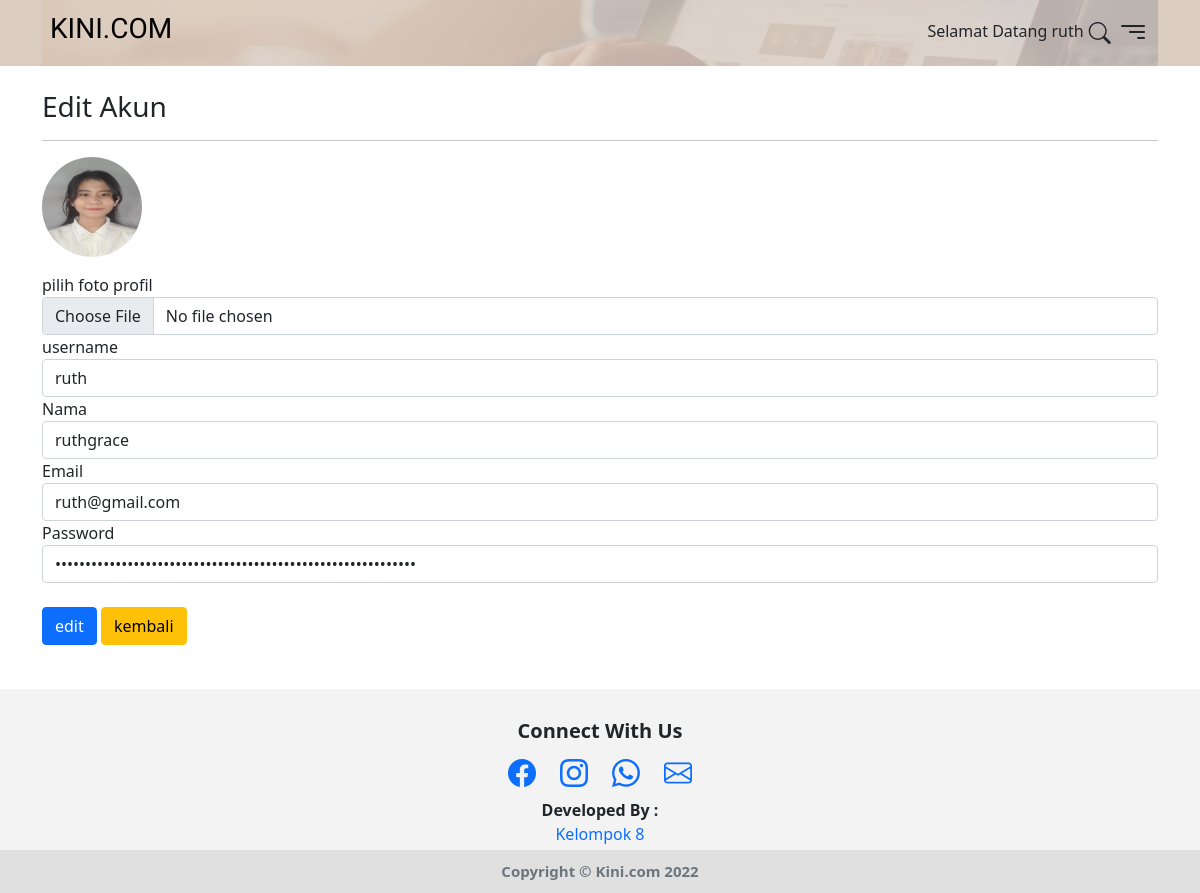
Page /?p=profiluser (signed in) on the committed database.
### tables this page shows
CREATE TABLE `user` (
  `id` int(11) NOT NULL,
  `username` varchar(50) NOT NULL,
  `nama` varchar(50) NOT NULL,
  `email` varchar(50) NOT NULL,
  `password` varchar(255) NOT NULL,
  `level` int(11) NOT NULL,
  `tanggalbuat` timestamp NOT NULL DEFAULT current_timestamp(),
  `profil` varchar(255) NOT NULL
);

### function.php (called while the page is built, shortened)
<?php
$koneksi = mysqli_connect('localhost', 'root', '', 'tubes');
function tampilkan($query)
{
    global $koneksi;
    $hasil = mysqli_query($koneksi, $query);
    $kosong = [];
    while ($isi = mysqli_fetch_assoc($hasil)) {
        $kosong[] = $isi;
    }
    return $kosong;
}

### page/profiluser.php (the view, shortened to what this page needs)
<?php
require_once "./function.php";
$user = $_SESSION["username"];
$query = "SELECT * FROM user where username = '$user'";
$data = tampilkan($query)[0];
?>
<section id="content">
    <div class="container">
        <h3>Edit Akun</h3>
        <hr>
        <div class="row">
            <div class="col">
                <img src="./gambar/<?= $data['profil'] ?>" alt="profil" class="rounded-circle" width="100" height="100">
            </div>
        </div>
        <div class="row">
            <form method="POST" class="my-login-validation mt-3 ml-3" enctype="multipart/form-data">
                <div class="form-group">
                    <label for="gambar">pilih foto profil</label>
                    <input type="file" id="gambar" name="gambar" class="form-control">
                </div>
                <div class="form-group">
                    <label for="username">username</label>
                    <input id="username" type="text" class="form-control" name="username" required autofocus
                        value="<?php echo htmlentities($data['username']); ?>">
                </div>
                <div class="form-group">
                    <label for="nama">Nama</label>
                    <input id="nama" type="text" class="form-control" name="nama" value="<?= $data["nama"]; ?>"
                        required>
                </div>
                <div class="form-group">
                    <label for="email">Email</label>
                    <input type="email" id="email" class="form-control" name="email" value="<?= $data["email"]; ?>">
                </div>
                <div class="form-group">
                    <label for="password">Password</label>
                    <input type="password" id="password" name="password" rows="10" cols="150" class="form-control"
                        value="<?= $data["password"] ?>">
                </div>
                <br>
                <div class="form-group">
                    <button type="submit" name="btnedit" class="btn btn-primary btn-block">
                        edit
                    </button>
                    <a href="./?p=home" class="btn btn-warning btn-block">
                        kembali
                    </a>
                </div><br>
            </form>
        </div>
    </div>
</section>

### assets/style/style.css (style rules this page uses)
section#content { margin-top: 90px; }

### rows in the picture
user: profil (picture), username "ruth", nama "ruthgrace", email "ruth@gmail.com"

### other values in the picture
$_SESSION['username'] "ruth"
